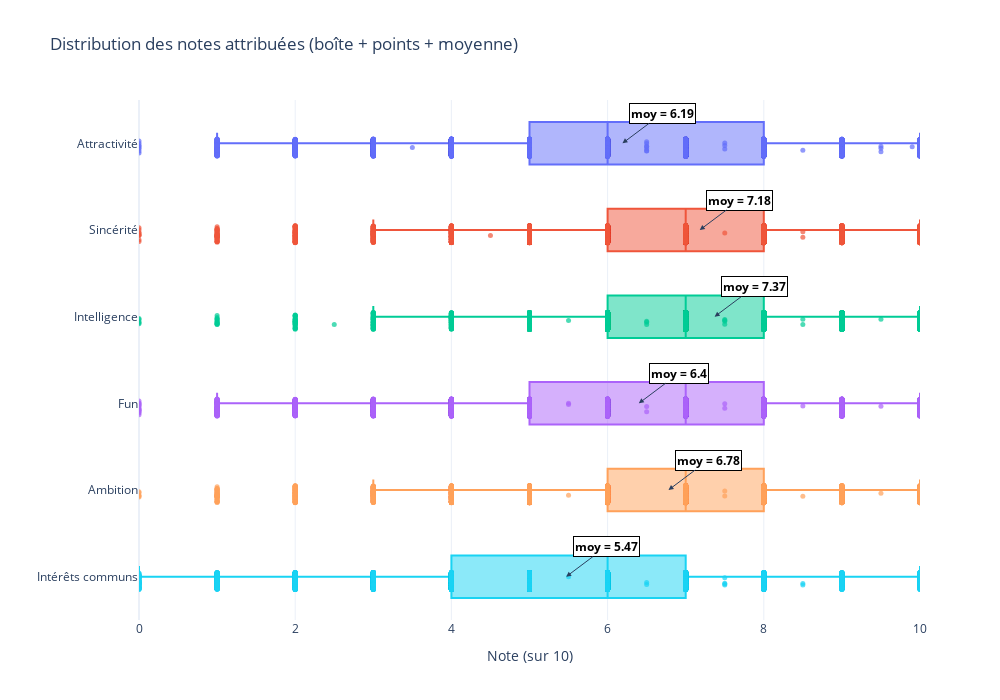

Here is the notebook cell this chart was saved with:
### Code cell
import pandas as pd
import plotly.express as px
import plotly.graph_objects as go

# Format long
df_long = df[['attr', 'sinc', 'intel', 'fun', 'amb', 'shar']].melt(
    var_name='Critère_original',
    value_name='Note'
)

mapping = {
    'attr': 'Attractivité',
    'sinc': 'Sincérité',
    'intel': 'Intelligence',
    'fun': 'Fun',
    'amb': 'Ambition',
    'shar': 'Intérêts communs'
}
df_long['Critère'] = df_long['Critère_original'].map(mapping)

# Calcul moyenne par critère pour annotation
moyennes = df_long.groupby('Critère')['Note'].mean().round(2)

fig = px.box(
    df_long,
    x='Note',
    y='Critère',
    color='Critère',
    orientation='h',
    points='outliers',               # ou 'all' 
    title='Distribution des notes attribuées (boîte + points + moyenne)',
)

# Ajout des moyennes comme annotation
for critere, moy in moyennes.items():
    fig.add_annotation(
        x=moy,
        y=critere,
        text=f"<b>moy = {moy}</b>",
        showarrow=True,
        arrowhead=2,
        ax=40,
        ay=-30,
        font=dict(size=12, color="black"),
        bgcolor="white",
        bordercolor="black",
        borderwidth=1
    )

fig.update_traces(
    boxpoints='all',
    jitter=0.4,
    pointpos=-0.2,
    marker=dict(size=5, opacity=0.7)
)

fig.update_layout(
    xaxis_range=[0, 10],
    xaxis_title='Note (sur 10)',
    yaxis_title='',
    showlegend=False,
    height=700,
    width=1000,
    template='plotly_white'
)

fig.show()

### Figure 1 — Plotly figure (JSON) as saved in the notebook; plotly's stock layout.template omitted (floating-point values rounded to 4 significant figures; data arrays with more than 128 entries replaced by an {"elided": "..."} marker saying what was removed)
{"data": [{"alignmentgroup": "True", "boxpoints": "all", "hovertemplate": "Critère=%{y}<br>Note=%{x}<extra></extra>", "jitter": 0.4, "legendgroup": "Attractivité", "marker": {"color": "#636efa", "opacity": 0.7, "size": 5}, "name": "Attractivité", "notched": false, "offsetgroup": "Attractivité", "orientation": "h", "pointpos": -0.2, "showlegend": true, "type": "box", "x": {"elided": "8378 float values"}, "x0": " ", "xaxis": "x", "y": {"elided": "8378 str values"}, "y0": " ", "yaxis": "y"}, {"alignmentgroup": "True", "boxpoints": "all", "hovertemplate": "Critère=%{y}<br>Note=%{x}<extra></extra>", "jitter": 0.4, "legendgroup": "Sincérité", "marker": {"color": "#EF553B", "opacity": 0.7, "size": 5}, "name": "Sincérité", "notched": false, "offsetgroup": "Sincérité", "orientation": "h", "pointpos": -0.2, "showlegend": true, "type": "box", "x": {"elided": "8378 float values"}, "x0": " ", "xaxis": "x", "y": {"elided": "8378 str values"}, "y0": " ", "yaxis": "y"}, {"alignmentgroup": "True", "boxpoints": "all", "hovertemplate": "Critère=%{y}<br>Note=%{x}<extra></extra>", "jitter": 0.4, "legendgroup": "Intelligence", "marker": {"color": "#00cc96", "opacity": 0.7, "size": 5}, "name": "Intelligence", "notched": false, "offsetgroup": "Intelligence", "orientation": "h", "pointpos": -0.2, "showlegend": true, "type": "box", "x": {"elided": "8378 float values"}, "x0": " ", "xaxis": "x", "y": {"elided": "8378 str values"}, "y0": " ", "yaxis": "y"}, {"alignmentgroup": "True", "boxpoints": "all", "hovertemplate": "Critère=%{y}<br>Note=%{x}<extra></extra>", "jitter": 0.4, "legendgroup": "Fun", "marker": {"color": "#ab63fa", "opacity": 0.7, "size": 5}, "name": "Fun", "notched": false, "offsetgroup": "Fun", "orientation": "h", "pointpos": -0.2, "showlegend": true, "type": "box", "x": {"elided": "8378 float values"}, "x0": " ", "xaxis": "x", "y": {"elided": "8378 str values"}, "y0": " ", "yaxis": "y"}, {"alignmentgroup": "True", "boxpoints": "all", "hovertemplate": "Critère=%{y}<br>Note=%{x}<extra></extra>", "jitter": 0.4, "legendgroup": "Ambition", "marker": {"color": "#FFA15A", "opacity": 0.7, "size": 5}, "name": "Ambition", "notched": false, "offsetgroup": "Ambition", "orientation": "h", "pointpos": -0.2, "showlegend": true, "type": "box", "x": {"elided": "8378 float values"}, "x0": " ", "xaxis": "x", "y": {"elided": "8378 str values"}, "y0": " ", "yaxis": "y"}, {"alignmentgroup": "True", "boxpoints": "all", "hovertemplate": "Critère=%{y}<br>Note=%{x}<extra></extra>", "jitter": 0.4, "legendgroup": "Intérêts communs", "marker": {"color": "#19d3f3", "opacity": 0.7, "size": 5}, "name": "Intérêts communs", "notched": false, "offsetgroup": "Intérêts communs", "orientation": "h", "pointpos": -0.2, "showlegend": true, "type": "box", "x": {"elided": "8378 float values"}, "x0": " ", "xaxis": "x", "y": {"elided": "8378 str values"}, "y0": " ", "yaxis": "y"}], "layout": {"annotations": [{"arrowhead": 2, "ax": 40, "ay": -30, "bgcolor": "white", "bordercolor": "black", "borderwidth": 1, "font": {"color": "black", "size": 12}, "showarrow": true, "text": "<b>moy = 6.78</b>", "x": 6.78, "y": "Ambition"}, {"arrowhead": 2, "ax": 40, "ay": -30, "bgcolor": "white", "bordercolor": "black", "borderwidth": 1, "font": {"color": "black", "size": 12}, "showarrow": true, "text": "<b>moy = 6.19</b>", "x": 6.19, "y": "Attractivité"}, {"arrowhead": 2, "ax": 40, "ay": -30, "bgcolor": "white", "bordercolor": "black", "borderwidth": 1, "font": {"color": "black", "size": 12}, "showarrow": true, "text": "<b>moy = 6.4</b>", "x": 6.4, "y": "Fun"}, {"arrowhead": 2, "ax": 40, "ay": -30, "bgcolor": "white", "bordercolor": "black", "borderwidth": 1, "font": {"color": "black", "size": 12}, "showarrow": true, "text": "<b>moy = 7.37</b>", "x": 7.37, "y": "Intelligence"}, {"arrowhead": 2, "ax": 40, "ay": -30, "bgcolor": "white", "bordercolor": "black", "borderwidth": 1, "font": {"color": "black", "size": 12}, "showarrow": true, "text": "<b>moy = 5.47</b>", "x": 5.47, "y": "Intérêts communs"}, {"arrowhead": 2, "ax": 40, "ay": -30, "bgcolor": "white", "bordercolor": "black", "borderwidth": 1, "font": {"color": "black", "size": 12}, "showarrow": true, "text": "<b>moy = 7.18</b>", "x": 7.18, "y": "Sincérité"}], "boxmode": "overlay", "height": 700, "legend": {"title": {"text": "Critère"}, "tracegroupgap": 0}, "showlegend": false, "title": {"text": "Distribution des notes attribuées (boîte + points + moyenne)"}, "width": 1000, "xaxis": {"anchor": "y", "domain": [0, 1], "range": [0, 10], "title": {"text": "Note (sur 10)"}}, "yaxis": {"anchor": "x", "categoryarray": ["Intérêts communs", "Ambition", "Fun", "Intelligence", "Sincérité", "Attractivité"], "categoryorder": "array", "domain": [0, 1], "title": {"text": ""}}}}
